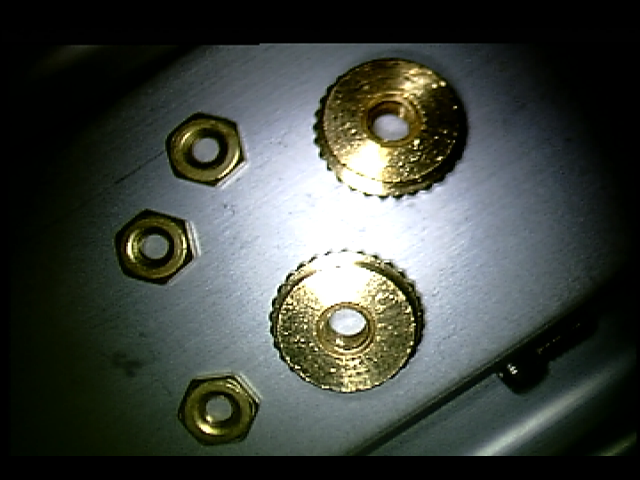
#> input picture calib_images/obj_03_left.png, 640 x 480 px, found by its file name
$ python stereo_match.py
#> lines starting #> are read from the running program, lines starting #| are printed output that depends on the picture; after the words box and inside, x2 and y2 are one past the last pixel; in counts of white or black regions, pixels touching at a corner belong together
### control_utils.py

from Tkinter import *

App = Tk()

# Set the initial value required for each of the value
min_disparity = -64
num_disparity = 16
sad_window_size = 3
p1 = 400
p2 = 2000
disp12maxdiff = 0
block_size = 5
uniqueness_ratio= 1
speckle_window_size = 50
speckle_range = 1


def init():

    global min_disparity, num_disparity, sad_window_size, p1, p2, disp12maxdiff, \
        block_size, uniqueness_ratio, speckle_window_size, speckle_range
    global App
    create_gui(App)


# Def Init Function
def get_app_handle():
    global App
    return App


# Define Callbacks for Tkinter GUI Sliders
def min_disparity_cb(val):
    global min_disparity
    min_disparity = int(val)


def num_disparity_cb(val):
    global num_disparity
    num_disparity = int(val)


def sad_window_size_cb(val):
    global sad_window_size
    sad_window_size = int(val)


def p1_cb(val):
    global p1
    p1 = int(val)


def p2_cb(val):
    global p2
    p2 = int(val)


def disp12maxdiff_cb(val):
    global disp12maxdiff
    disp12maxdiff = int(val)


def block_size_cb(val):
    global block_size
    block_size = int(val)


def uniqueness_ratio_cb(val):
    global uniqueness_ratio
    uniqueness_ratio = int(val)


def speckle_window_size_cb(val):
    global speckle_window_size
    speckle_window_size = int(val)


def speckle_range_cb(val):
    global speckle_range
    speckle_range= int(val)


def create_gui(app):
    # Decide the resolution etc of the slider GUI
    _width = 20
    _length = 300
    _resolution = 1
    res_val = 1
    # Define Sliders and Labels
    min_disparity_slider = Scale(app, from_=-128, to=64, resolution=_resolution, width=_width, length=_length, orient=HORIZONTAL, command=min_disparity_cb)
    min_disparity_slider.pack(expand=YES, fill=Y)
    min_disparity_label = Label(app, text="min Disparity value")
    min_disparity_label.pack(expand=YES, fill=Y)

    num_disparity_slider = Scale(app, from_=16, to=320, resolution=16, width=_width, length=_length, orient=HORIZONTAL, command=num_disparity_cb)
    num_disparity_slider.pack(expand=YES, fill=Y)
    num_disparity_label = Label(app, text="numDisparities value")
    num_disparity_label.pack(expand=YES, fill=Y)

    sad_window_size_slider = Scale(app, from_=3, to=11, resolution=res_val, width=_width, length=_length, orient=HORIZONTAL, command=sad_window_size_cb)
    sad_window_size_slider.pack(expand=YES, fill=Y)
    sad_window_size_label = Label(app, text="SAD Window size value")
    sad_window_size_label.pack(expand=YES, fill=Y)
    #
    p1_slider = Scale(app, from_=400, to=1000, resolution=res_val, width=_width, length=_length, orient=HORIZONTAL, command=p1_cb)
    p1_slider.pack(expand=YES, fill=Y)
    p1_label = Label(app, text="P1 value")
    p1_label.pack(expand=YES, fill=Y)

    p2_slider = Scale(app, from_=2000, to=3000, resolution=res_val, width=_width, length=_length, orient=HORIZONTAL, command=p2_cb)
    p2_slider.pack(expand=YES, fill=Y)
    p2_label = Label(app, text="P2 value")
    p2_label.pack(expand=YES, fill=Y)

    disp12maxdiff_slider = Scale(app, from_=0, to=100, resolution=res_val, width=_width, length=_length, orient=HORIZONTAL, command=disp12maxdiff_cb)
    disp12maxdiff_slider.pack(expand=YES, fill=Y)
    disp12maxdiff_label = Label(app, text="disp12MaxDiff value")
    disp12maxdiff_label.pack(expand=YES, fill=Y)

    block_size_slider = Scale(app, from_=5, to=21, resolution=res_val, width=_width, length=_length, orient=HORIZONTAL, command=block_size_cb)
    block_size_slider.pack(expand=YES, fill=Y)
    block_size_label = Label(app, text="block size")
    block_size_label.pack(expand=YES, fill=Y)

    uniqueness_ratio_slider = Scale(app, from_=1, to=20, resolution=res_val, width=_width, length=_length, orient=HORIZONTAL, command=uniqueness_ratio_cb)
    uniqueness_ratio_slider.pack(expand=YES, fill=Y)
    uniqueness_ratio_label = Label(app, text="uniquenessRatio value")
    uniqueness_ratio_label.pack(expand=YES, fill=Y)

    speckle_window_size_slider = Scale(app, from_=50, to=200, resolution=res_val, width=_width, length=_length, orient=HORIZONTAL, command=speckle_window_size_cb)
    speckle_window_size_slider.pack(expand=YES, fill=Y)
    speckle_window_size_label = Label(app, text="speckleWindowSize value")
    speckle_window_size_label.pack(expand=YES, fill=Y)

    speckle_range_slider = Scale(app, from_=1, to=5, resolution=res_val, width=_width, length=_length, orient=HORIZONTAL, command=speckle_range_cb)
    speckle_range_slider.pack(expand=YES, fill=Y)
    speckle_range_label = Label(app, text="speckleRange value")
    speckle_range_label.pack(expand=YES, fill=Y)

### stereo_match.py
#!/usr/bin/env python

'''
Simple example of stereo image matching and point cloud generation.

Resulting .ply file cam be easily viewed using MeshLab ( http://meshlab.sourceforge.net/ )
'''

# Python 2/3 compatibility
from __future__ import print_function

import numpy as np
import cv2 as cv
import control_utils as PU

ply_header = '''ply
format ascii 1.0
element vertex %(vert_num)d
property float x
property float y
property float z
property uchar red
property uchar green
property uchar blue
end_header
'''

# Initialization of TK App
PU.init()
App = PU.get_app_handle()

def write_ply(fn, verts, colors):
    verts = verts.reshape(-1, 3)
    colors = colors.reshape(-1, 3)
    verts = np.hstack([verts, colors])
    with open(fn, 'wb') as f:
        f.write((ply_header % dict(vert_num=len(verts))).encode('utf-8'))
        np.savetxt(f, verts, fmt='%f %f %f %d %d %d ')


def main():
    while True:

        App.update()
        print('loading images...')
        imgL = cv.pyrDown(cv.imread('/home/vignesh/PycharmProjects/stereovision_trial/calib_images/obj_03_left.png'))
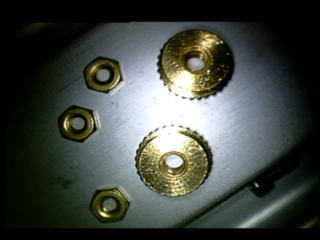
#> imgL: shape (240, 320, 3); mean B, G, R 64.1, 70, 64.7
        # downscale images for faster processing
        imgR = cv.pyrDown(cv.imread('/home/vignesh/PycharmProjects/stereovision_trial/calib_images/obj_03_right.png'))
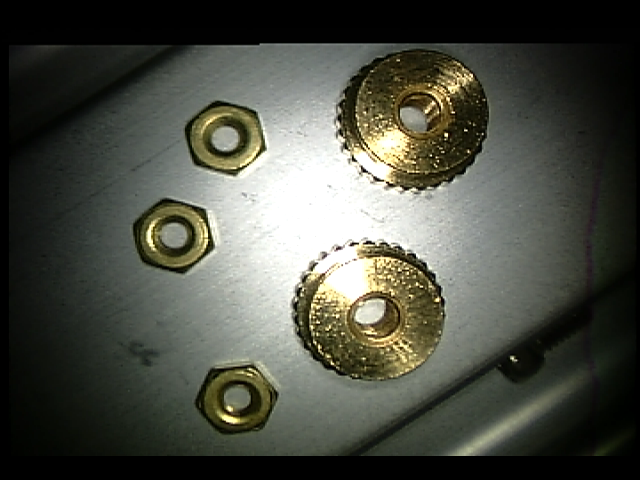
#> input picture calib_images/obj_03_right.png, 640 x 480 px, found by its file name
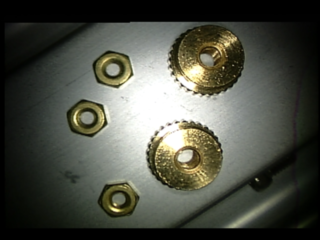
#> imgR: shape (240, 320, 3); mean B, G, R 67.8, 77.5, 75.4

        window_size = PU.sad_window_size
        min_disp = PU.min_disparity
        num_disp = PU.num_disparity
        stereo = cv.StereoSGBM_create(minDisparity = min_disp,
            numDisparities = num_disp,
            blockSize = PU.block_size,
            P1 = PU.p1,
            P2 = PU.p2,
            disp12MaxDiff =PU.disp12maxdiff,
            uniquenessRatio = PU.uniqueness_ratio,
            speckleWindowSize = PU.speckle_window_size,
            speckleRange = PU.speckle_range
        )


        print('computing disparity...')
        disp = stereo.compute(imgL, imgR).astype(np.float32) / 16.0
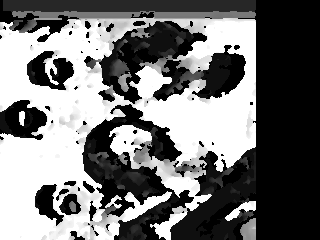
#> disp: shape (240, 320) float32; min -65, max -49, mean -57.71; drawn with min black and max white

        print('generating 3d point cloud...',)
        h, w = imgL.shape[:2]
#> h = 240; w = 320
        f = 0.8*w                          # guess for focal length
#> f = 256
        Q = np.float32([[1, 0, 0, -0.5*w],
                        [0,-1, 0,  0.5*h], # turn points 180 deg around x-axis,
                        [0, 0, 0,     -f], # so that y-axis looks up
                        [0, 0, 1,      0]])
        points = cv.reprojectImageTo3D(disp, Q)
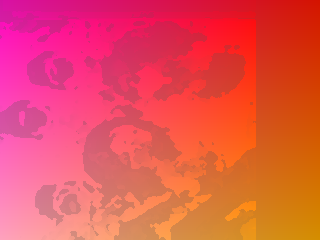
#> points: shape (240, 320, 3) float32; mean of channels 0, 1, 2 0.104, -0.00412, 4.51; drawn with min black and max white
        colors = cv.cvtColor(imgL, cv.COLOR_BGR2RGB)
        mask = disp > disp.min()
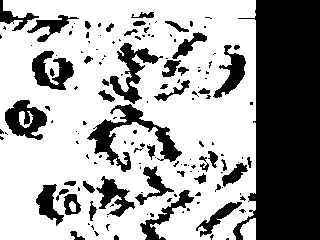
#> mask: shape (240, 320) bool; 64% white; 150 black regions (104 under 20 px), largest, box (x1, y1, x2, y2) and area: (233, 0, 320, 240) 15619, (87, 104, 182, 172) 1728, (110, 43, 163, 104) 1045
        out_points = points[mask]
        out_colors = colors[mask]
        out_fn = 'out.ply'
        write_ply(out_fn, out_points, out_colors)
        print('%s saved' % out_fn)

        # cv.imshow('left', imgL)
        # cv.imshow('right', imgR)
        cv.imshow('disparity', (disp-min_disp)/num_disp)
        cv.waitKey(5)

        print('Done')


if __name__ == '__main__':
    print(__doc__)
    main()
    cv.destroyAllWindows()
